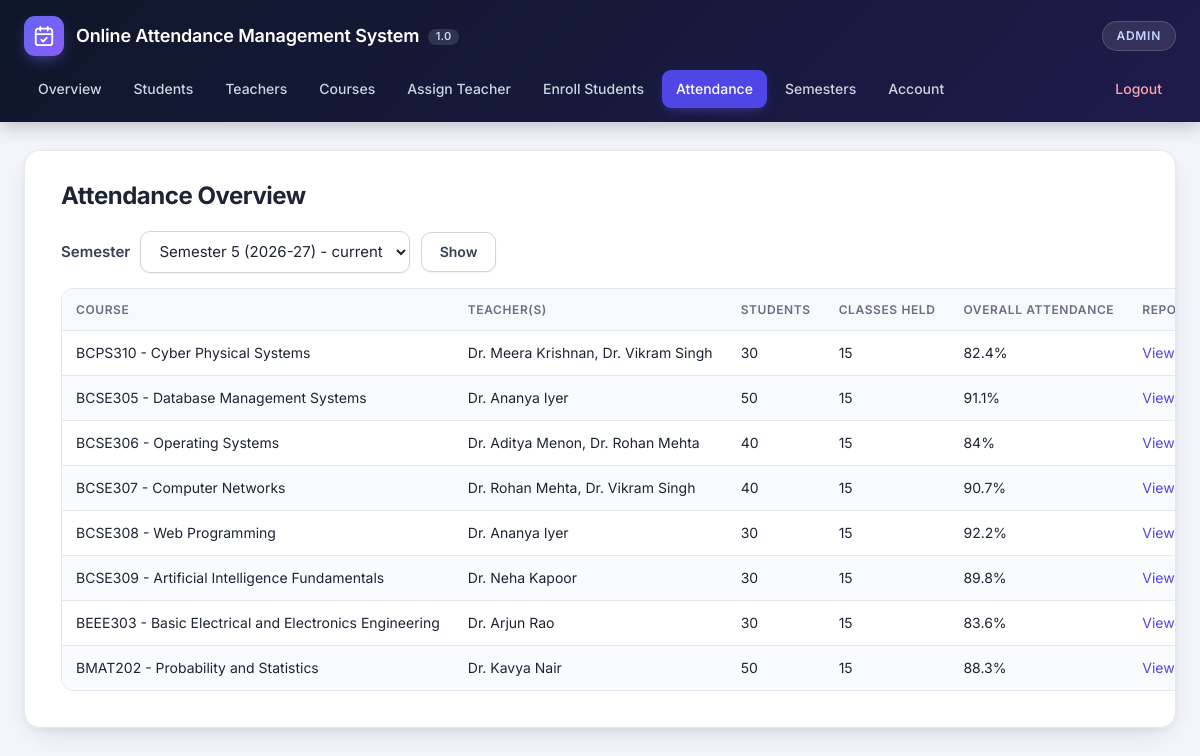
Screenshot of /admin/attendance.php (signed in) with the database file from the repository.
### tables this page shows
CREATE TABLE `courses` (
  `course_id` int NOT NULL AUTO_INCREMENT,
  `course_code` varchar(30) NOT NULL,
  `course_name` varchar(255) NOT NULL,
  `credits` tinyint unsigned DEFAULT NULL,
  `department` varchar(100) NOT NULL DEFAULT '',
  `sem_id` int NOT NULL,
  `status` varchar(10) NOT NULL DEFAULT 'active',
  PRIMARY KEY (`course_id`),
  UNIQUE KEY `uq_course_sem` (`course_code`,`sem_id`),
  KEY `idx_courses_sem` (`sem_id`),
  CONSTRAINT `fk_courses_sem` FOREIGN KEY (`sem_id`) REFERENCES `semesters` (`sem_id`)
);

### helpers.php (called while the page is built, shortened)
<?php
function e(mixed $value): string
{
    return htmlspecialchars((string) $value, ENT_QUOTES | ENT_SUBSTITUTE, 'UTF-8');
}
function pct_value(int $present, int $total): float
{
    return $total > 0 ? round($present * 100 / $total, 1) : 0.0;
}
function pct_text(int $present, int $total): string
{
    return rtrim(rtrim(number_format(pct_value($present, $total), 1, '.', ''), '0'), '.') . '%';
}
function is_low(int $present, int $total): bool
{
    return $total > 0 && pct_value($present, $total) < LOW_ATTENDANCE_PERCENT;
}

### admin/attendance.php (the view, shortened to what this page needs)
<?php
require_once __DIR__ . '/connect.php';
$cur = current_semester($pdo);
$semId = get_int('sem_id') ?? ($cur === null ? 0 : (int) $cur['sem_id']);
$stmt = $pdo->prepare(
    'SELECT c.course_id, c.course_code, c.course_name, c.status,
            (SELECT GROUP_CONCAT(t.tc_name ORDER BY t.tc_name SEPARATOR \', \')
               FROM teacher_courses tc JOIN teachers t ON t.tc_id = tc.tc_id WHERE tc.course_id = c.course_id) AS teachers,
            (SELECT COUNT(*) FROM student_courses sc WHERE sc.course_id = c.course_id) AS enrolled,
            (SELECT COUNT(DISTINCT a.stat_date) FROM attendance a WHERE a.course_id = c.course_id) AS sessions,
            (SELECT COUNT(*) FROM attendance a WHERE a.course_id = c.course_id) AS total,
            (SELECT COUNT(*) FROM attendance a WHERE a.course_id = c.course_id AND a.st_status = \'Present\') AS present
     FROM courses c WHERE c.sem_id = ? ORDER BY c.course_code'
);
$stmt->execute([$semId]);
$courses = $stmt->fetchAll();
?>
<form method="get" class="form-inline" style="margin-bottom:15px">
  <label>Semester </label>
  <button class="btn btn-default" type="submit">Show</button>
</form>
<table class="table table-striped">
  <thead>
    <tr><th>Course</th><th>Teacher(s)</th><th>Students</th><th>Classes held</th><th>Overall attendance</th><th>Report</th></tr>
  </thead>
  <tbody>
    <?php foreach ($courses as $c): $p = (int) $c['present']; $t = (int) $c['total']; ?>
      <tr>
        <td><?= e($c['course_code']) ?> - <?= e($c['course_name']) ?></td>
        <td><?= $c['teachers'] === null ? '<span class="low">none</span>' : e($c['teachers']) ?></td>
        <td><?= e($c['enrolled']) ?></td>
        <td><?= e($c['sessions']) ?></td>
        <td class="<?= is_low($p, $t) ? 'low' : '' ?>"><?= e(pct_text($p, $t)) ?></td>
        <td><a href="report.php?course_id=<?= e($c['course_id']) ?>">View Report</a></td>
      </tr>
    <?php endforeach; ?>
  </tbody>
</table>

### css/main.css (style rules this page uses)
:root { --bg: #f3f5fb; --card: #ffffff; --ink: #1d2433; --ink-soft: #344054; --muted: #667085; --line: #e4e7ee; --line-strong: #d0d5dd; --brand: #4f46e5; --brand-dark: #4338ca; --brand-soft: #eef0ff; --ok: #067647; --ok-bg: #ecfdf3; --ok-line: #abefc6; --err: #b42318; --err-bg: #fef3f2; --err-line: #fecdca; --warn: #b54708; --warn-bg: #fffaeb; --warn-line: #fedf89; --header-1: #0f172a; --header-2: #1e1b4b; --radius: 12px; --shadow-sm: 0 1px 2px rgba(16, 24, 40, .06); --shadow-md: 0 10px 30px -12px rgba(16, 24, 40, .18), 0 2px 6px rgba(16, 24, 40, .05); --font: "Inter", system-ui, -apple-system, "Segoe UI", Roboto, "Helvetica Neue", Arial, sans-serif; }
* { box-sizing: border-box; }
html { -webkit-text-size-adjust: 100%; }
body { margin: 0; font-family: var(--font); font-size: 15px; line-height: 1.55; color: var(--ink); background: var(--bg); -webkit-font-smoothing: antialiased; }
a { color: var(--brand); text-decoration: none; }
.content > :last-child { margin-bottom: 0; }
.table { width: 100%; max-width: 100%; margin: 0 0 22px; border-collapse: separate; border-spacing: 0; background: #fff; border: 1px solid var(--line); border-radius: var(--radius); overflow: hidden; font-size: 14px; }
.table > thead > tr > th { padding: 12px 14px; font-size: 12px; font-weight: 600; letter-spacing: .05em; text-transform: uppercase; color: var(--muted); text-align: left; white-space: nowrap; background: #f8f9fc; border-top: 0; border-bottom: 1px solid var(--line); vertical-align: middle; }
.table > tbody > tr > td, .table > tbody > tr > th { padding: 12px 14px; vertical-align: middle; color: var(--ink); border-top: 1px solid var(--line); }
.table > tbody > tr > td { white-space: nowrap; }
.table > tbody > tr:first-child > td, .table > tbody > tr:first-child > th { border-top: 0; }
.table-striped > tbody > tr:nth-of-type(odd) { background: #fff; }
.table-striped > tbody > tr:nth-of-type(even) { background: #fafbfe; }
.btn, .btn:hover, .btn:focus, .btn:active { text-shadow: none; background-image: none !important; filter: none; }
.btn { display: inline-block; padding: 9px 18px; font-family: var(--font); font-size: 14px; font-weight: 600; line-height: 1.4; border-radius: 10px; border: 1px solid transparent; box-shadow: none; transition: background-color .15s, border-color .15s, box-shadow .15s, transform .05s; }
.btn-default, .btn-default:focus { color: var(--ink-soft); background-color: #fff; border-color: var(--line-strong); box-shadow: var(--shadow-sm); }
label { font-weight: 600; color: var(--ink-soft); }
.form-inline { margin-bottom: 20px; }
.form-inline > * { vertical-align: middle; }
.form-inline label { margin: 0 6px 0 0; }

### rows the page displays
courses: course_code "BCPS310", course_name "Cyber Physical Systems", teachers "Dr. Meera Krishnan, Dr. Vikram Singh", enrolled "30", sessions "15", t "82.4%"
courses: course_code "BCSE305", course_name "Database Management Systems", teachers "Dr. Ananya Iyer", enrolled "50", sessions "15", t "91.1%"
courses: course_code "BCSE306", course_name "Operating Systems", teachers "Dr. Aditya Menon, Dr. Rohan Mehta", enrolled "40", sessions "15", t "84%"
courses: course_code "BCSE307", course_name "Computer Networks", teachers "Dr. Rohan Mehta, Dr. Vikram Singh", enrolled "40", sessions "15", t "90.7%"
courses: course_code "BCSE308", course_name "Web Programming", teachers "Dr. Ananya Iyer", enrolled "30", sessions "15", t "92.2%"
courses: course_code "BCSE309", course_name "Artificial Intelligence Fundamentals", teachers "Dr. Neha Kapoor", enrolled "30", sessions "15", t "89.8%"
courses: course_code "BEEE303", course_name "Basic Electrical and Electronics Engineering", teachers "Dr. Arjun Rao", enrolled "30", sessions "15", t "83.6%"
courses: course_code "BMAT202", course_name "Probability and Statistics", teachers "Dr. Kavya Nair", enrolled "50", sessions "15", t "88.3%"

### other values shown
$role "ADMIN"
$label "Overview"
$label "Students"
$label "Teachers"
$label "Courses"
$label "Assign Teacher"
$label "Enroll Students"
$label "Attendance"
$label "Semesters"
$label "Account"
$label "Logout"
$heading "Attendance Overview"
form field sem_id "Semester 5 (2026-27) - current"
